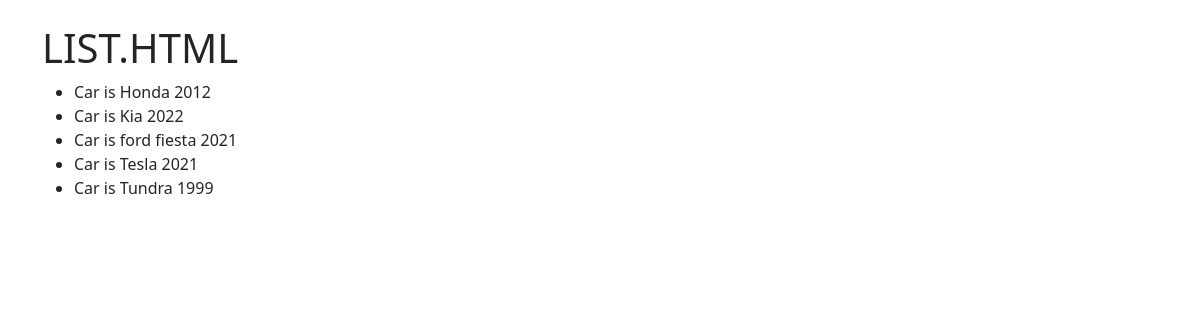
Before: /car/list/ with the older database file.
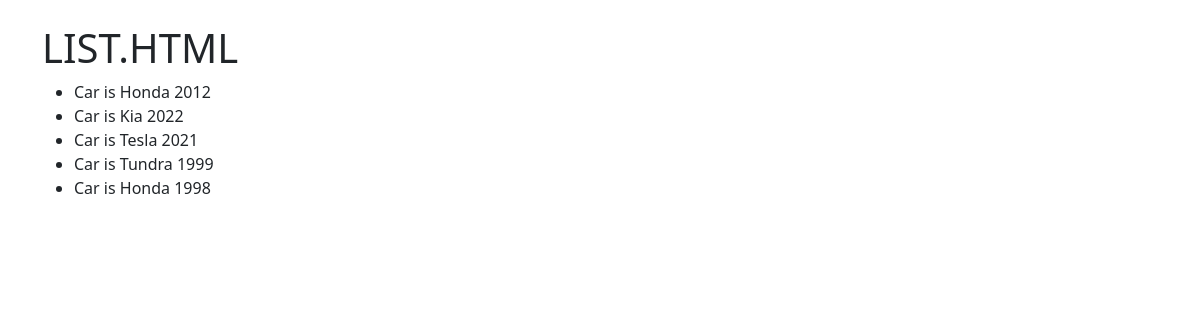
After: the same page with the newer database file.
### car/models.py (models this page shows)
class Car(models.Model):
    brand = models.CharField(max_length=90)
    year = models.IntegerField()
    def __str__(self):
        return f"Car is {self.brand} {self.year}"

### car/views.py (the view)
# urls.py: path('list/', views.list, name='list'),
def list(request):
    all_cars = models.Car.objects.all()
    context = {'all_cars':all_cars}
    return render(request,'car/list.html', context=context)

### car/templates/car/list.html
{% extends "base.html" %}
{% block content%}
<div class="container">
    <h1>LIST.HTML</h1>
    <ul>
        {% for car in all_cars %}
            <li>{{car}}</li>
        {% endfor %}
    </ul>
</div>
{% endblock%}

Changed rows visible on the page:
removed Car: brand+year "Car is ford fiesta 2021"
added Car: brand+year "Car is Honda 1998"
